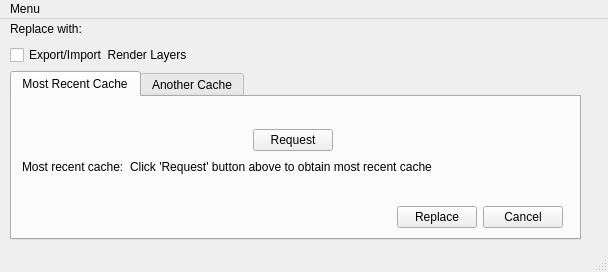
<?xml version="1.0" encoding="UTF-8"?>
<ui version="4.0">
 <class>MainWindow</class>
 <widget class="QMainWindow" name="MainWindow">
  <property name="geometry">
   <rect>
    <x>0</x>
    <y>0</y>
    <width>608</width>
    <height>272</height>
   </rect>
  </property>
  <property name="windowTitle">
   <string>Replace Alembic</string>
  </property>
  <widget class="QWidget" name="centralwidget">
   <widget class="QWidget" name="layoutWidget">
    <property name="geometry">
     <rect>
      <x>10</x>
      <y>0</y>
      <width>571</width>
      <height>221</height>
     </rect>
    </property>
    <layout class="QVBoxLayout" name="verticalLayout_3">
     <item>
      <layout class="QHBoxLayout" name="horizontalLayout_7">
       <item>
        <widget class="QLabel" name="replaceLabel">
         <property name="text">
          <string>Replace with:</string>
         </property>
        </widget>
       </item>
       <item>
        <spacer name="horizontalSpacer_7">
         <property name="orientation">
          <enum>Qt::Horizontal</enum>
         </property>
         <property name="sizeHint" stdset="0">
          <size>
           <width>40</width>
           <height>20</height>
          </size>
         </property>
        </spacer>
       </item>
      </layout>
     </item>
     <item>
      <widget class="QCheckBox" name="renderLayersCheckBox">
       <property name="text">
        <string>Export/Import  Render Layers</string>
       </property>
      </widget>
     </item>
     <item>
      <widget class="QTabWidget" name="tabWidget">
       <property name="styleSheet">
        <string notr="true"/>
       </property>
       <property name="currentIndex">
        <number>0</number>
       </property>
       <widget class="QWidget" name="mostRecentTab">
        <attribute name="title">
         <string>Most Recent Cache</string>
        </attribute>
        <widget class="QWidget" name="layoutWidget">
         <property name="geometry">
          <rect>
           <x>10</x>
           <y>10</y>
           <width>541</width>
           <height>121</height>
          </rect>
         </property>
         <layout class="QVBoxLayout" name="verticalLayout">
          <item>
           <spacer name="verticalSpacer">
            <property name="orientation">
             <enum>Qt::Vertical</enum>
            </property>
            <property name="sizeHint" stdset="0">
             <size>
              <width>20</width>
              <height>40</height>
             </size>
            </property>
           </spacer>
          </item>
          <item>
           <layout class="QHBoxLayout" name="horizontalLayout_3">
            <item>
             <spacer name="horizontalSpacer_3">
              <property name="orientation">
               <enum>Qt::Horizontal</enum>
              </property>
              <property name="sizeHint" stdset="0">
               <size>
                <width>40</width>
                <height>20</height>
               </size>
              </property>
             </spacer>
            </item>
            <item>
             <widget class="QPushButton" name="requestButton">
              <property name="text">
               <string>Request</string>
              </property>
             </widget>
            </item>
            <item>
             <spacer name="horizontalSpacer_2">
              <property name="orientation">
               <enum>Qt::Horizontal</enum>
              </property>
              <property name="sizeHint" stdset="0">
               <size>
                <width>40</width>
                <height>20</height>
               </size>
              </property>
             </spacer>
            </item>
           </layout>
          </item>
          <item>
           <layout class="QHBoxLayout" name="horizontalLayout_2">
            <item>
             <widget class="QLabel" name="mostRecentLabel">
              <property name="text">
               <string>Most recent cache:</string>
              </property>
             </widget>
            </item>
            <item>
             <widget class="QLabel" name="resultLabel">
              <property name="text">
               <string>Click 'Request' button above to obtain most recent cache</string>
              </property>
              <property name="wordWrap">
               <bool>false</bool>
              </property>
             </widget>
            </item>
            <item>
             <spacer name="horizontalSpacer_4">
              <property name="orientation">
               <enum>Qt::Horizontal</enum>
              </property>
              <property name="sizeHint" stdset="0">
               <size>
                <width>40</width>
                <height>20</height>
               </size>
              </property>
             </spacer>
            </item>
           </layout>
          </item>
          <item>
           <spacer name="verticalSpacer_4">
            <property name="orientation">
             <enum>Qt::Vertical</enum>
            </property>
            <property name="sizeHint" stdset="0">
             <size>
              <width>20</width>
              <height>40</height>
             </size>
            </property>
           </spacer>
          </item>
          <item>
           <layout class="QHBoxLayout" name="horizontalLayout">
            <item>
             <spacer name="horizontalSpacer">
              <property name="orientation">
               <enum>Qt::Horizontal</enum>
              </property>
              <property name="sizeHint" stdset="0">
               <size>
                <width>40</width>
                <height>20</height>
               </size>
              </property>
             </spacer>
            </item>
            <item>
             <widget class="QPushButton" name="replaceButton">
              <property name="text">
               <string>Replace</string>
              </property>
             </widget>
            </item>
            <item>
             <widget class="QPushButton" name="cancelButton">
              <property name="text">
               <string>Cancel</string>
              </property>
             </widget>
            </item>
           </layout>
          </item>
         </layout>
        </widget>
       </widget>
       <widget class="QWidget" name="anotherCacheTab">
        <attribute name="title">
         <string>Another Cache</string>
        </attribute>
        <widget class="QWidget" name="layoutWidget">
         <property name="geometry">
          <rect>
           <x>10</x>
           <y>10</y>
           <width>541</width>
           <height>121</height>
          </rect>
         </property>
         <layout class="QVBoxLayout" name="verticalLayout_2">
          <item>
           <spacer name="verticalSpacer_2">
            <property name="orientation">
             <enum>Qt::Vertical</enum>
            </property>
            <property name="sizeHint" stdset="0">
             <size>
              <width>20</width>
              <height>40</height>
             </size>
            </property>
           </spacer>
          </item>
          <item>
           <layout class="QHBoxLayout" name="horizontalLayout_6">
            <item>
             <widget class="QLabel" name="pickLabel">
              <property name="text">
               <string>Pick which cache file you would like to replace with:</string>
              </property>
             </widget>
            </item>
            <item>
             <spacer name="horizontalSpacer_6">
              <property name="orientation">
               <enum>Qt::Horizontal</enum>
              </property>
              <property name="sizeHint" stdset="0">
               <size>
                <width>40</width>
                <height>20</height>
               </size>
              </property>
             </spacer>
            </item>
           </layout>
          </item>
          <item>
           <layout class="QHBoxLayout" name="horizontalLayout_5">
            <item>
             <widget class="QLineEdit" name="filePathLineEdit"/>
            </item>
            <item>
             <widget class="QPushButton" name="openButton">
              <property name="text">
               <string>Open</string>
              </property>
             </widget>
            </item>
           </layout>
          </item>
          <item>
           <spacer name="verticalSpacer_3">
            <property name="orientation">
             <enum>Qt::Vertical</enum>
            </property>
            <property name="sizeHint" stdset="0">
             <size>
              <width>20</width>
              <height>40</height>
             </size>
            </property>
           </spacer>
          </item>
          <item>
           <layout class="QHBoxLayout" name="horizontalLayout_4">
            <item>
             <spacer name="horizontalSpacer_5">
              <property name="orientation">
               <enum>Qt::Horizontal</enum>
              </property>
              <property name="sizeHint" stdset="0">
               <size>
                <width>40</width>
                <height>20</height>
               </size>
              </property>
             </spacer>
            </item>
            <item>
             <widget class="QPushButton" name="replaceButton_2">
              <property name="text">
               <string>Replace</string>
              </property>
             </widget>
            </item>
            <item>
             <widget class="QPushButton" name="cancelButton_2">
              <property name="text">
               <string>Cancel</string>
              </property>
             </widget>
            </item>
           </layout>
          </item>
         </layout>
        </widget>
       </widget>
      </widget>
     </item>
    </layout>
   </widget>
  </widget>
  <widget class="QMenuBar" name="menubar">
   <property name="geometry">
    <rect>
     <x>0</x>
     <y>0</y>
     <width>608</width>
     <height>21</height>
    </rect>
   </property>
   <widget class="QMenu" name="menuMenu">
    <property name="title">
     <string>Menu</string>
    </property>
    <addaction name="actionSetting"/>
   </widget>
   <addaction name="menuMenu"/>
  </widget>
  <widget class="QStatusBar" name="statusbar"/>
  <action name="actionSetting">
   <property name="text">
    <string>Setting</string>
   </property>
  </action>
 </widget>
 <resources/>
 <connections/>
</ui>
